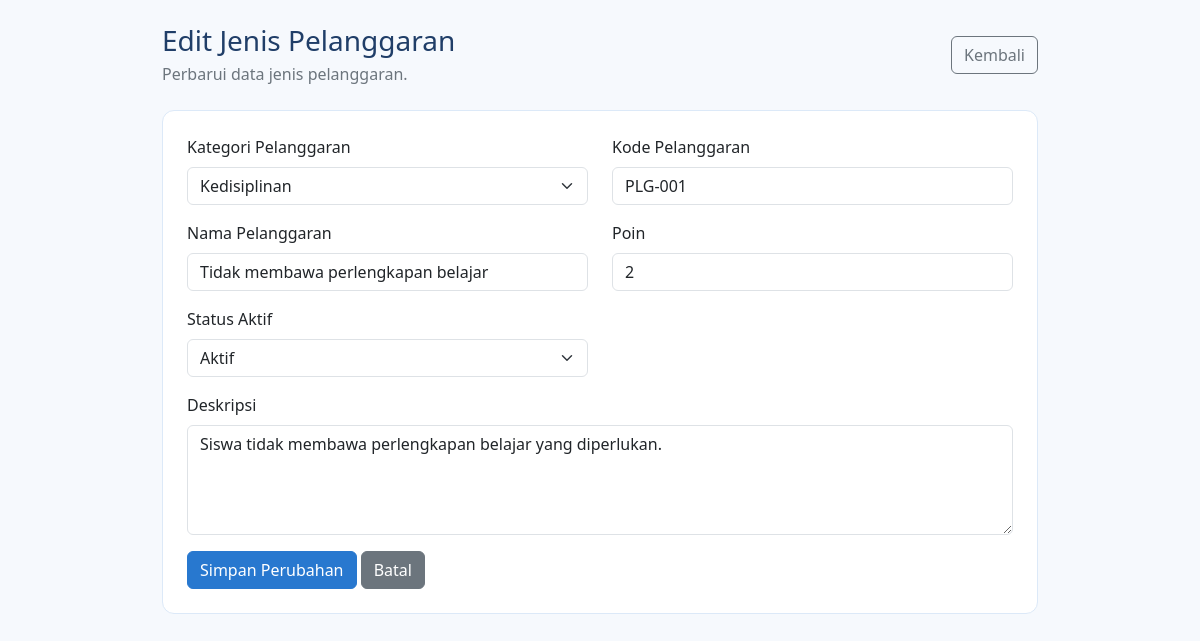
The app's page /admin/edit_jenis_pelangggaran.php?id=1 (signed in) with its own data.
### tables this page shows
CREATE TABLE `t_pelanggaran` (
  `id` int(11) NOT NULL,
  `pelanggaran_kategori_id` int(11) NOT NULL,
  `kode` varchar(30) NOT NULL,
  `nama` varchar(150) NOT NULL,
  `poin` int(11) NOT NULL,
  `deskripsi` text NOT NULL,
  `status_aktif` tinyint(1) NOT NULL,
  `created_at` timestamp NOT NULL DEFAULT current_timestamp(),
  `update_at` timestamp NOT NULL DEFAULT current_timestamp(),
  `tingkat` varchar(20) NOT NULL DEFAULT 'Ringan'
);

CREATE TABLE `t_pelanggaran_kategori` (
  `id` int(11) NOT NULL,
  `nama` varchar(100) NOT NULL,
  `deskripsi` text NOT NULL,
  `status_aktif` tinyint(1) NOT NULL,
  `created_at` timestamp NULL DEFAULT NULL,
  `updated_at` timestamp NULL DEFAULT NULL
);

### admin/edit_jenis_pelangggaran.php (the view, shortened to what this page needs)
<?php
include "../config/koneksi.php";
function e($value) {
    return htmlspecialchars((string)($value ?? ''), ENT_QUOTES, 'UTF-8');
}
$id = (int)($_GET['id'] ?? 0);
$stmt = mysqli_prepare($koneksi, "SELECT * FROM t_pelanggaran WHERE id = ?");
mysqli_stmt_bind_param($stmt, "i", $id);
mysqli_stmt_execute($stmt);
$result = mysqli_stmt_get_result($stmt);
$data = mysqli_fetch_assoc($result);
$kategori_id = (int)$data['pelanggaran_kategori_id'];
$kode = $data['kode'];
$nama = $data['nama'];
$poin = (int)$data['poin'];
$deskripsi = $data['deskripsi'];
$status_aktif = (int)$data['status_aktif'];
$kategori = mysqli_query(
    $koneksi,
    "SELECT id, nama FROM t_pelanggaran_kategori
     WHERE status_aktif = 1 OR id = " . $kategori_id . "
     ORDER BY nama ASC"
);
?>
<!DOCTYPE html>
<html lang="id">
<head>
    <link href="https://cdn.jsdelivr.net/npm/bootstrap@5.3.3/dist/css/bootstrap.min.css" rel="stylesheet">
</head>
<body>
<div class="container py-4">
    <div class="d-flex justify-content-between align-items-center mb-4">
        <div>
            <h3 class="mb-1">Edit Jenis Pelanggaran</h3>
            <p class="text-secondary mb-0">Perbarui data jenis pelanggaran.</p>
        </div>
        <a href="jenis_pelanggaran.php" class="btn btn-outline-secondary">Kembali</a>
    </div>
    <div class="card">
        <div class="card-body p-4">
            <form method="POST" action="edit_jenis_pelanggaran.php?id=<?= $id; ?>">
                <div class="row">
                    <div class="col-md-6 mb-3">
                        <label class="form-label">Kategori Pelanggaran</label>
                        <select name="pelanggaran_kategori_id" class="form-select" required>
                            <?php while ($k = mysqli_fetch_assoc($kategori)): ?>
                                <option value="<?= (int)$k['id']; ?>"
                                    <?= $kategori_id === (int)$k['id'] ? 'selected' : ''; ?>>
                                    <?= e($k['nama']); ?>
                                </option>
                            <?php endwhile; ?>
                        </select>
                    </div>
                    <div class="col-md-6 mb-3">
                        <label class="form-label">Kode Pelanggaran</label>
                        <input type="text" name="kode" class="form-control"
                               value="<?= e($kode); ?>" required>
                    </div>
                    <div class="col-md-6 mb-3">
                        <label class="form-label">Nama Pelanggaran</label>
                        <input type="text" name="nama" class="form-control"
                               value="<?= e($nama); ?>" required>
                    </div>
                    <div class="col-md-6 mb-3">
                        <label class="form-label">Poin</label>
                        <input type="number" name="poin" class="form-control"
                               min="0" value="<?= $poin; ?>" required>
                    </div>
                    <div class="col-md-6 mb-3">
                        <label class="form-label">Status Aktif</label>
                        <select name="status_aktif" class="form-select" required>
                            <option value="1" <?= $status_aktif === 1 ? 'selected' : ''; ?>>Aktif</option>
                        </select>
                    </div>
                    <div class="col-12 mb-3">
                        <label class="form-label">Deskripsi</label>
                        <textarea name="deskripsi" class="form-control" rows="4" required><?= e($deskripsi); ?></textarea>
                    </div>
                </div>
                <button type="submit" name="simpan" class="btn btn-primary">
                    Simpan Perubahan
                </button>
                <a href="jenis_pelanggaran.php" class="btn btn-secondary">Batal</a>
            </form>
        </div>
    </div>
</div>
</body>
</html>

### admin/edit_jenis_pelangggaran.php (style rules this page uses)
body { background: #f6f9fd; color: #203e68; }
.container { max-width: 900px; }
.card { border: 1px solid #dce9f8; border-radius: 12px; }
.btn-primary { background: #2878cf; border-color: #2878cf; }

### records on screen
t_pelanggaran: pelanggaran_kategori_id "Kedisiplinan", kode "PLG-001", nama "Tidak membawa perlengkapan belajar", poin "2", status_aktif "Aktif", deskripsi "Siswa tidak membawa perlengkapan belajar yang diperlukan."
